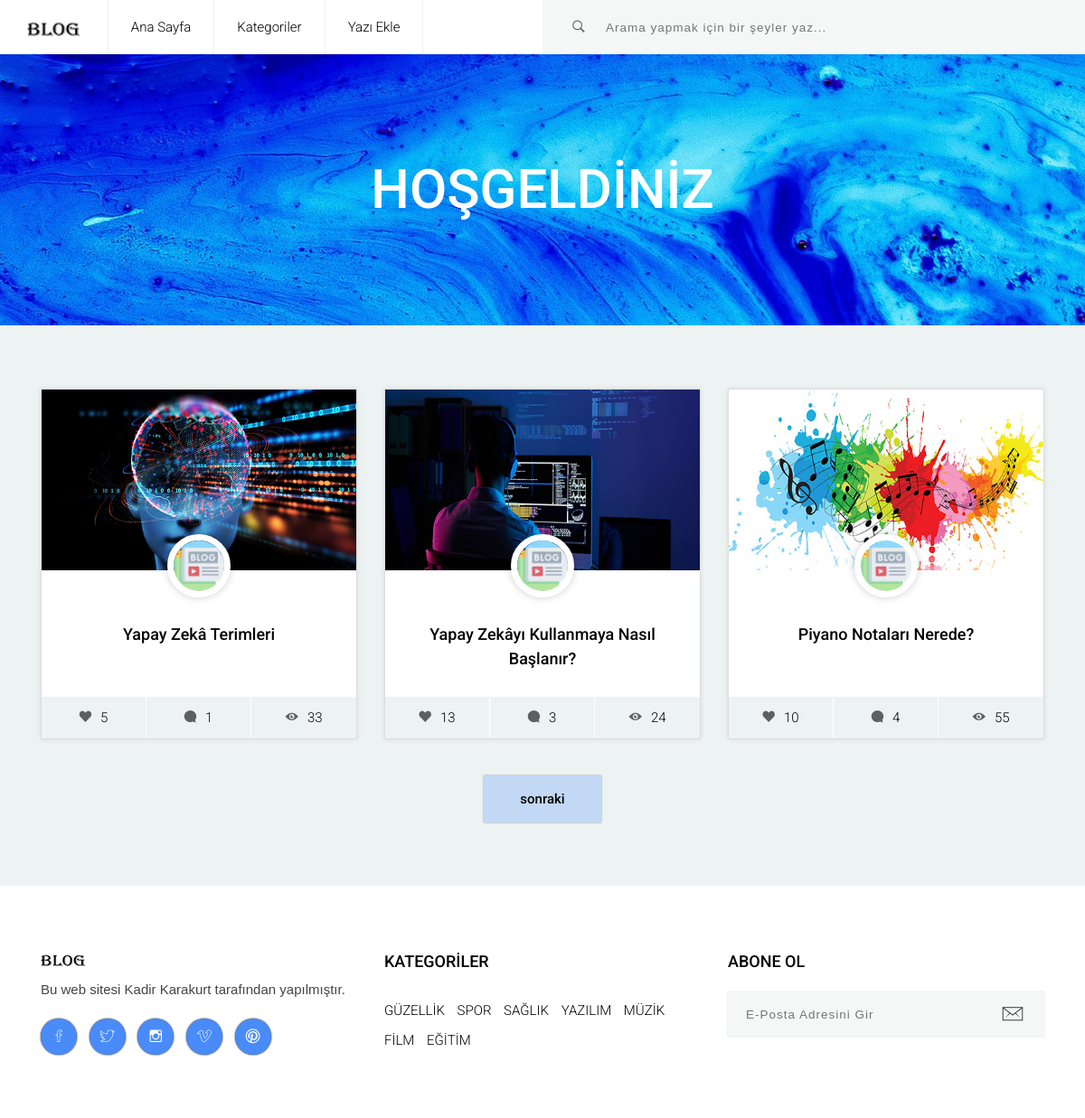
The page / on the database its author committed.
### yazi/models.py (models this page shows, shortened)
class Yazi(models.Model):
    başlık = models.CharField(max_length=120)
    metin = RichTextField()
    yayinTarihi = models.DateTimeField(auto_now_add=True)
    image = models.FileField(null=True, blank=True)
    slug = models.SlugField(unique=True, editable=False, max_length=130)
    kategori = models.ForeignKey(kategori, on_delete=models.CASCADE, related_name="yazilar")
    begeniSayisi = models.IntegerField(default=0)
    goruntulenmeSayisi = models.IntegerField(default=0)

### kategori/models.py (models this page shows, shortened)
class kategori(models.Model):
    başlık = models.CharField(max_length=120)
    image = models.FileField(null=True, blank=True)
    slug = models.SlugField(unique=True, editable=False, max_length=130)

### home/views.py (the view)
# urls.py: path('', home_view),
def home_view(request):
    yazilarListe = Yazi.objects.all()
    kategoriler = kategori.objects.all()
    paginator = Paginator(yazilarListe, 3)
    page = request.GET.get('sayfa')
    yazilar = paginator.get_page(page)
    return render(request, "index.html", {"yazilar": yazilar, "kategoriler": kategoriler})

### templates/index.html (shortened to what this page needs)
{% extends "base.html" %}
{% load static %}
{% block css %}
	<link href="{% static "layout-1/css/styles.css" %}" rel="stylesheet">
	<link href="{% static "layout-1/css/responsive.css" %}" rel="stylesheet">
{% endblock %}
{% block section %}
<div class="slider">
<div class="display-table  center-text">
			<h1 style="color:white" class="title display-table-cell"><b>HOŞGELDİNİZ</b></h1>
		</div>
</div>
	<section class="blog-area section">
		<div class="container">
			<div class="row">
                {% for yazi in yazilar %}
                		<div class="col-lg-4 col-md-6">
					<div class="card h-100">
						<div class="single-post post-style-1">
                            {% if yazi.image %}
                            	<div class="blog-image"><img src="{{ yazi.image.url }}" alt="Blog Image"></div>
                            {% endif %}
							<a class="avatar" href="#"><img src="{% static 'images/icon2.png' %}" alt="Profile Image"></a>
							<div class="blog-info">
								<h4 class="title"><a href="{% url "yazi:yazidetay" yazi.slug %}"><b>{{ yazi.başlık }}</b></a></h4>
								<ul class="post-footer">
									<li><a href="{% url "yazi:begen" yazi.id %}"><i class="ion-heart"></i>{{ yazi.begeniSayisi }}</a></li>
									<li><a href="#"><i class="ion-chatbubble"></i>{{ yazi.yorumlar.count }}</a></li>
									<li><a href="#"><i class="ion-eye"></i>{{ yazi.goruntulenmeSayisi }}</a></li>
								</ul>
							</div>
						</div>
					</div>
				</div>
                {% endfor %}
			</div>
         {% if yazilar.has_next %}
            <a class="load-more-btn" href="?sayfa={{ yazilar.next_page_number }}"><b>sonraki</b></a>
        {% endif %}
		</div>
	</section>
{% endblock %}

### templates/base.html (shortened to what this page needs)
{% load static %}
<!DOCTYPE HTML>
<html lang="tr">
<head>
	<link href="{% static "common-css/bootstrap.css" %}" rel="stylesheet">
	<link href="{% static "common-css/ionicons.css" %}" rel="stylesheet">
{% block css %}
{% endblock %}
</head>
{% include "header.html" %}
{% block section %}
{% endblock %}
{% include "footer.html" %}
</body>
</html>

### templates/header.html (shortened to what this page needs)
{% load static %}
<body >
	<header>
		<div class="container-fluid position-relative no-side-padding">
			<a href="#" class="logo"><img src="{% static 'images/logo.jpg' %}" alt="Logo Image"></a>
			<ul class="main-menu visible-on-click" id="main-menu">
				<li><a href="/">Ana Sayfa</a></li>
				<li><a href="{% url "kategori:index" %}">Kategoriler</a></li>
				<li><a href="{% url "yazi:yaziEkle" %}">Yazı Ekle</a></li>
			</ul>
			<div class="src-area">
				<form action="{% url "search" %}" method="GET">
					<button class="src-btn" type="submit"><i class="ion-ios-search-strong"></i></button>
					<input name="query" class="src-input" type="text" placeholder="Arama yapmak için bir şeyler yaz...">
				</form>
			</div>
		</div>
	</header>

### templates/footer.html
{% load static %}
	<footer>
		<div class="container">
			<div class="row">
				<div class="col-lg-4 col-md-6">
					<div class="footer-section">
						<a class="logo" href="#"><img src="{% static 'images/logo.jpg' %}" alt="Logo Image"></a>
						<p class="copyright">Bu web sitesi Kadir Karakurt tarafından yapılmıştır.</p>
						<ul class="icons">
							<li><a href="#"><i class="ion-social-facebook-outline"></i></a></li>
							<li><a href="#"><i class="ion-social-twitter-outline"></i></a></li>
							<li><a href="#"><i class="ion-social-instagram-outline"></i></a></li>
							<li><a href="#"><i class="ion-social-vimeo-outline"></i></a></li>
							<li><a href="#"><i class="ion-social-pinterest-outline"></i></a></li>
						</ul>
					</div>
				</div>
				<div class="col-lg-4 col-md-6">
						<div class="footer-section">
						<h4 class="title"><b>KATEGORİLER</b></h4>
						<ul>
                            {% for kategori in kategoriler %}
                            			<li><a href="#">{{ kategori.başlık }}</a></li>
                            {% endfor %}
						</ul>
					</div>
				</div>
				<div class="col-lg-4 col-md-6">
					<div class="footer-section">
						<h4 class="title"><b>ABONE OL</b></h4>
						<div class="input-area">
							<form>
								<input class="email-input" type="text" placeholder="E-Posta Adresini Gir">
								<button class="submit-btn" type="submit"><i class="icon ion-ios-email-outline"></i></button>
							</form>
						</div>
					</div>
				</div>
			</div>
		</div>
	</footer>

### rows shown on the page
Yazi: image (picture), başlık "Yapay Zekâ Terimleri", begeniSayisi "5", yorumlar.count "1", goruntulenmeSayisi "33"
Yazi: image (picture), başlık "Yapay Zekâyı Kullanmaya Nasıl Başlanır?", begeniSayisi "13", yorumlar.count "3", goruntulenmeSayisi "24"
Yazi: image (picture), başlık "Piyano Notaları Nerede?", begeniSayisi "10", yorumlar.count "4", goruntulenmeSayisi "55"
kategori: başlık "GÜZELLİK"
kategori: başlık "SPOR"
kategori: başlık "SAĞLIK"
kategori: başlık "YAZILIM"
kategori: başlık "MÜZİK"
kategori: başlık "FİLM"
kategori: başlık "EĞİTİM"
